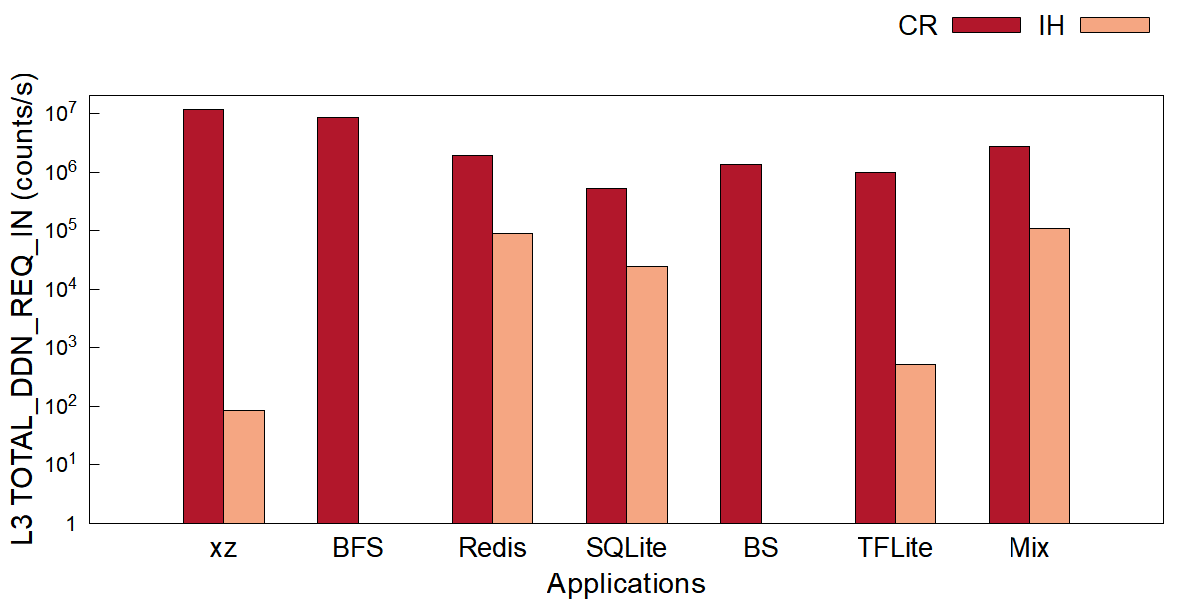

Recreate this plot in gnuplot.
# l3_total_ddn_req_in.plt - one counter, one bar per application per data path.
#
# Style mirrors the paper bar charts (image/*.plt): clustered
# bars, Arial 16/22/20, opaque fill with black border, key
# outside top right.  Bars use `with boxes` with explicit
# width and offsets (see tools/gen_fig_plts.py); xrange
# [0:8] centers the 7 application groups.  Full 4-side
# frame (border 15), tics only on left y / bottom x
# (nomirror).  Colors: 2-series figures use #B2172B
# (left, dark) / #F5A682 (right, light); the 3-series
# figure keeps dark gray / light gray / red.
#
# Log y axis: raw counts/s, starts at 1, coarse decade
# tics 1, 10, 100, ... only (10^{%L}, no minor tics);
# the IH series would be invisible on a linear axis.
#
# Data: fig/l3_total_ddn_req_in.dat (raw differenced rates).
#
# Usage: gnuplot fig/l3_total_ddn_req_in.plt   (from the repo root)

set terminal pngcairo size 1200,600 enhanced font 'Arial,16'
set output 'fig/l3_total_ddn_req_in.png'

set ylabel 'L3 TOTAL\_DDN\_REQ\_IN (counts/s)' font 'Arial,22'
set xlabel 'Applications' font 'Arial,22'

set style fill solid border -1
set boxwidth 0.30

set yrange [1:2e+07]
set logscale y 10
unset mytics
set format y '10^{%L}'
set ytics add ("1" 1)

set border 15
set ytics nomirror
set xtics nomirror

# xtics anchored at the cluster centers (1..7); the app
# names come from fig/l3_total_ddn_req_in.dat column 1.
set xtics ('xz' 1, 'BFS' 2, 'Redis' 3, 'SQLite' 4, 'BS' 5, 'TFLite' 6, 'Mix' 7) font ',20'
set xrange [0:8]

set tmargin 4
set key outside top right horizontal font 'Arial,20'

C_CR = "#B2172B"
C_IH = "#F5A682"

plot 'fig/l3_total_ddn_req_in.dat' using ($0+1-0.150):2 with boxes title 'CR' lc rgb C_CR, \
     '' using ($0+1+0.150):3 with boxes title 'IH' lc rgb C_IH
